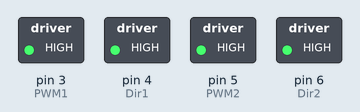
Recording of a sketch running on a simulated Arduino Uno, built with avr-gcc and run on an emulated ATmega328P. Shown: switched loads named in the sketch (green lamp = pin HIGH).

Above: at 0.05 s.
At 2.65 s:
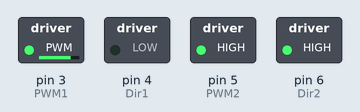
At 5.25 s:
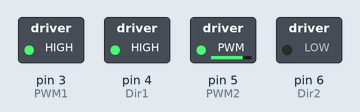
At 7.85 s:
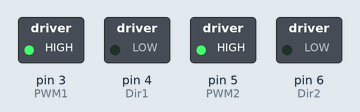
At 10.45 s:
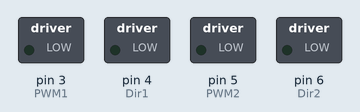
Timing chart, 0 to 13.7 s (numbered marks = the images above):
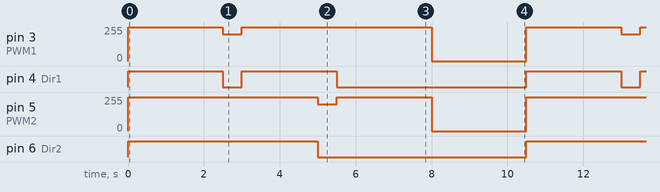

Measured:
- by itself, pin 3 (PWM1): repeats every 10.5 s: 200/255 0.50 s, 255/255 5.0 s, 0/255 2.5 s, 255/255 2.5 s
- by itself, pin 4 (Dir1): repeats every 10.5 s: LOW 0.50 s, HIGH 2.5 s, LOW 5.0 s, HIGH 2.5 s
- by itself, pin 5 (PWM2): repeats every 10.5 s: 200/255 0.50 s, 255/255 2.5 s, 0/255 2.5 s, 255/255 5.0 s
- by itself, pin 6 (Dir2): alternates HIGH for 5.0 s and LOW for 5.5 s

The sketch:

TwoWheelieControlless.ino
```cpp
//pwm motors
int PWM1 = 3;
int PWM2 = 5;
//direction pins
int Dir1 = 4;
int Dir2 = 6;

//prototypes
void fwd(int); //forward
void rvrs(int); //reverse
void rght(int); //turn right
void lft(int); // turn left
void stp(int); //stop

void setup()
{
pinMode(PWM1, OUTPUT);
pinMode(PWM2, OUTPUT);
pinMode(Dir1, OUTPUT);
pinMode(Dir2, OUTPUT);
}
void loop()
{
//desired car movement [in ms]
fwd(2500);

rght(500);

fwd(2000);

lft(500);

rvrs(2500);

stp(2500);
}

void fwd(int tdelay)
{
digitalWrite(Dir1, HIGH);
analogWrite(PWM1, 255);

digitalWrite(Dir2, HIGH);
analogWrite(PWM2, 255);

delay(tdelay);
}

void rvrs(int tdelay)
{
digitalWrite(Dir1, LOW);
analogWrite(PWM1, 255);

digitalWrite(Dir2, LOW);
analogWrite(PWM2, 255);

delay(tdelay);
}

void rght(int tdelay)
{
digitalWrite(Dir1, LOW);
analogWrite(PWM1, 200);

digitalWrite(Dir2, HIGH);
analogWrite(PWM2, 255);

delay(tdelay);
}

void lft(int tdelay)
{
digitalWrite(Dir1, HIGH);
analogWrite(PWM1, 255);

digitalWrite(Dir2, LOW);
analogWrite(PWM2, 200);

delay(tdelay);
}

void stp(int tdelay)
{
digitalWrite(Dir1, LOW);
analogWrite(PWM1, 0);

digitalWrite(Dir2, LOW);
analogWrite(PWM2, 0);

delay(tdelay);
}
```
